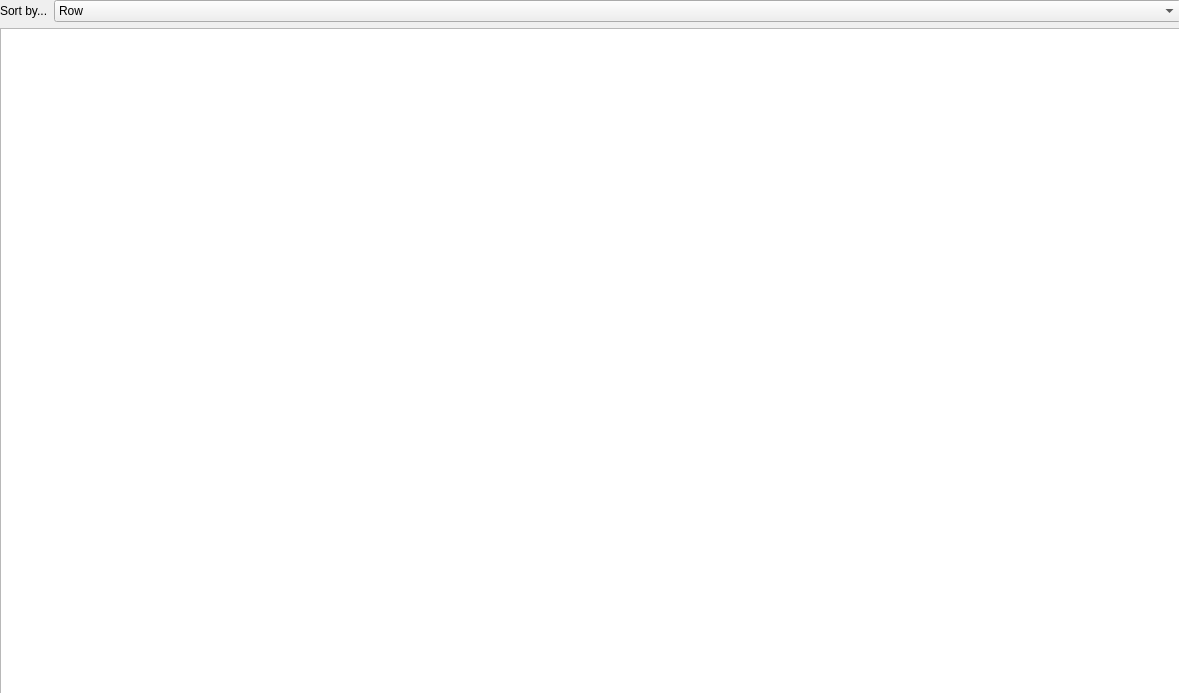
<?xml version="1.0" encoding="UTF-8"?>
<ui version="4.0">
 <class>AllChannelsInformation</class>
 <widget class="QWidget" name="AllChannelsInformation">
  <property name="geometry">
   <rect>
    <x>0</x>
    <y>0</y>
    <width>1179</width>
    <height>693</height>
   </rect>
  </property>
  <property name="sizePolicy">
   <sizepolicy hsizetype="Expanding" vsizetype="Expanding">
    <horstretch>0</horstretch>
    <verstretch>0</verstretch>
   </sizepolicy>
  </property>
  <property name="windowTitle">
   <string>All Channels Information</string>
  </property>
  <widget class="QWidget" name="verticalLayoutWidget">
   <property name="geometry">
    <rect>
     <x>0</x>
     <y>0</y>
     <width>1181</width>
     <height>761</height>
    </rect>
   </property>
   <layout class="QVBoxLayout" name="verticalLayout" stretch="0,0">
    <item>
     <layout class="QHBoxLayout" name="horizontalLayout">
      <item>
       <widget class="QLabel" name="label">
        <property name="sizePolicy">
         <sizepolicy hsizetype="Fixed" vsizetype="Preferred">
          <horstretch>0</horstretch>
          <verstretch>0</verstretch>
         </sizepolicy>
        </property>
        <property name="text">
         <string>Sort by...</string>
        </property>
       </widget>
      </item>
      <item>
       <widget class="QComboBox" name="chooseSortOption">
        <item>
         <property name="text">
          <string>Row</string>
         </property>
        </item>
        <item>
         <property name="text">
          <string>Col</string>
         </property>
        </item>
        <item>
         <property name="text">
          <string>Time Last Recorded (secs since start)</string>
         </property>
        </item>
        <item>
         <property name="text">
          <string>Channel Noise Mean</string>
         </property>
        </item>
        <item>
         <property name="text">
          <string>Channel Noise Standard Deviatoin</string>
         </property>
        </item>
        <item>
         <property name="text">
          <string>Channel Average Unfiltered Amplitude</string>
         </property>
        </item>
        <item>
         <property name="text">
          <string>Channel Average Filtered Amplitude</string>
         </property>
        </item>
        <item>
         <property name="text">
          <string>Spike Rate</string>
         </property>
        </item>
        <item>
         <property name="text">
          <string>Spike Count</string>
         </property>
        </item>
        <item>
         <property name="text">
          <string>Spike Amplitude Mean</string>
         </property>
        </item>
        <item>
         <property name="text">
          <string>Spike Amplitude Std</string>
         </property>
        </item>
       </widget>
      </item>
     </layout>
    </item>
    <item>
     <widget class="QTableView" name="electrodeTable">
      <property name="sizePolicy">
       <sizepolicy hsizetype="Preferred" vsizetype="Expanding">
        <horstretch>0</horstretch>
        <verstretch>0</verstretch>
       </sizepolicy>
      </property>
      <attribute name="horizontalHeaderDefaultSectionSize">
       <number>150</number>
      </attribute>
     </widget>
    </item>
   </layout>
  </widget>
 </widget>
 <resources/>
 <connections/>
</ui>
